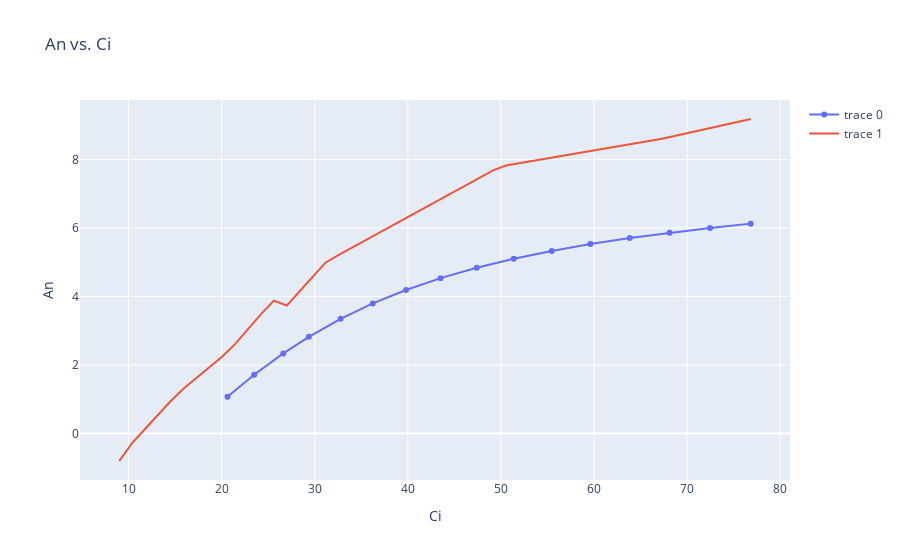

Here is the notebook cell this chart was saved with:
### Code cell
# Try graphing the relationship between An and Ci

import plotly.graph_objects as go
import pandas as pd

ci = 35
lmr_z = 4
par_z = 500
gb_mol = 50_000
cair = 45
oair = 21000
rh_can = 0.40
p = 1
iv = 1
c = 1

vcmax_z = 30

cair_values = np.linspace(10, 100, 19)
ci_values = np.zeros_like(cair_values)
an_values = np.zeros_like(cair_values)
gs_mol_values = np.zeros_like(cair_values)

for cair in cair_values:
    ci_val, gs_mol, an = main(
        ci, lmr_z, par_z, gb_mol, vcmax_z, cair, oair, rh_can, p, iv, c
    )
    ci_values[cair_values == cair] = ci_val
    an_values[cair_values == cair] = an
    gs_mol_values[cair_values == cair] = gs_mol
    print(f"ci: {ci_val}, an: {an}, gs_mol: {gs_mol}")


# Read in CSV values and create an interpolated function
df = pd.read_csv("2021-07-15-Me2-05.csv")
new_df = df[["Photo", "Ci"]].copy()
new_df["Photo"] = new_df["Photo"] / 4
new_df["Ci"] = new_df["Ci"] / 10
# Sort by Ci
new_df = new_df.sort_values(by=["Ci"])

print(new_df)

# use scipy to interpolate
from scipy.interpolate import interp1d
f = interp1d(new_df["Ci"], new_df["Photo"], kind="linear")


# Graph predicted and measured values. 
fig = go.Figure(data=go.Scatter(x=ci_values, y=an_values, mode="markers+lines"))
x = np.linspace(ci_values[0], ci_values[-1], 50)
y = f(x)
fig.add_trace(go.Scatter(x=x, y=y, text="Measured"))
fig.update(
    layout_title_text="An vs. Ci",
    layout_xaxis_title_text="Ci",
    layout_yaxis_title_text="An",
)
fig.show()

### Figure 1 — Plotly figure (JSON) as saved in the notebook; plotly's stock layout.template omitted (floating-point values rounded to 4 significant figures)
{"data": [{"mode": "markers+lines", "type": "scatter", "x": [9.002, 12.43, 15.82, 20.63, 23.49, 26.62, 29.37, 32.79, 36.23, 39.8, 43.52, 47.4, 51.38, 55.45, 59.61, 63.84, 68.13, 72.46, 76.84], "y": [null, null, null, 1.071, 1.712, 2.337, 2.821, 3.346, 3.795, 4.189, 4.533, 4.836, 5.098, 5.327, 5.528, 5.705, 5.861, 6.001, 6.125]}, {"text": "Measured", "type": "scatter", "x": [9.002, 10.39, 11.77, 13.15, 14.54, 15.92, 17.31, 18.69, 20.08, 21.46, 22.85, 24.23, 25.61, 27.0, 28.38, 29.77, 31.15, 32.54, 33.92, 35.31, 36.69, 38.07, 39.46, 40.84, 42.23, 43.61, 45.0, 46.38, 47.76, 49.15, 50.53, 51.92, 53.3, 54.69, 56.07, 57.46, 58.84, 60.22, 61.61, 62.99, 64.38, 65.76, 67.15, 68.53, 69.92, 71.3, 72.68, 74.07, 75.45, 76.84], "y": [-0.805, -0.2816, 0.1293, 0.5378, 0.9463, 1.31, 1.622, 1.933, 2.244, 2.614, 3.049, 3.485, 3.876, 3.734, 4.151, 4.568, 4.986, 5.208, 5.411, 5.614, 5.817, 6.022, 6.23, 6.437, 6.645, 6.852, 7.06, 7.267, 7.474, 7.682, 7.822, 7.885, 7.948, 8.012, 8.075, 8.138, 8.201, 8.264, 8.327, 8.39, 8.453, 8.516, 8.594, 8.678, 8.762, 8.845, 8.929, 9.013, 9.097, 9.18]}], "layout": {"title": {"text": "An vs. Ci"}, "xaxis": {"title": {"text": "Ci"}}, "yaxis": {"title": {"text": "An"}}}}
